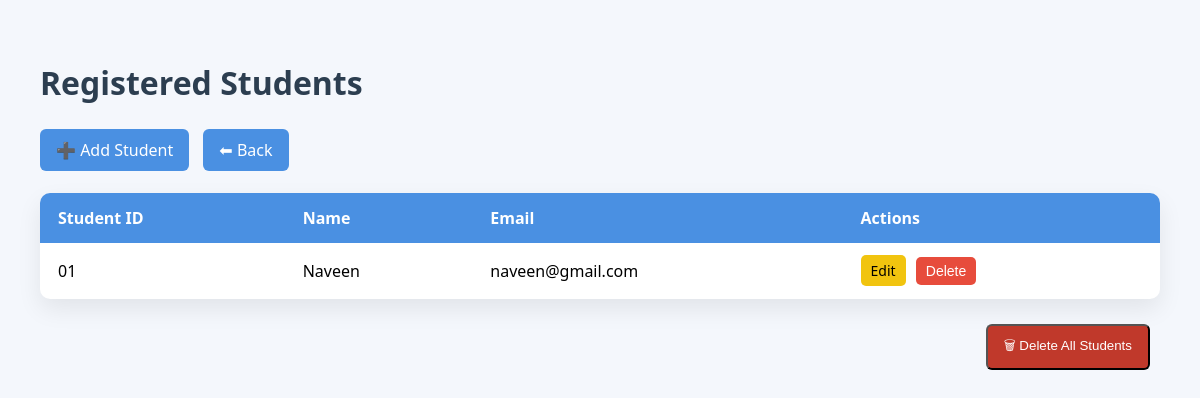
The app's page /staff/view-students (signed in), older data.
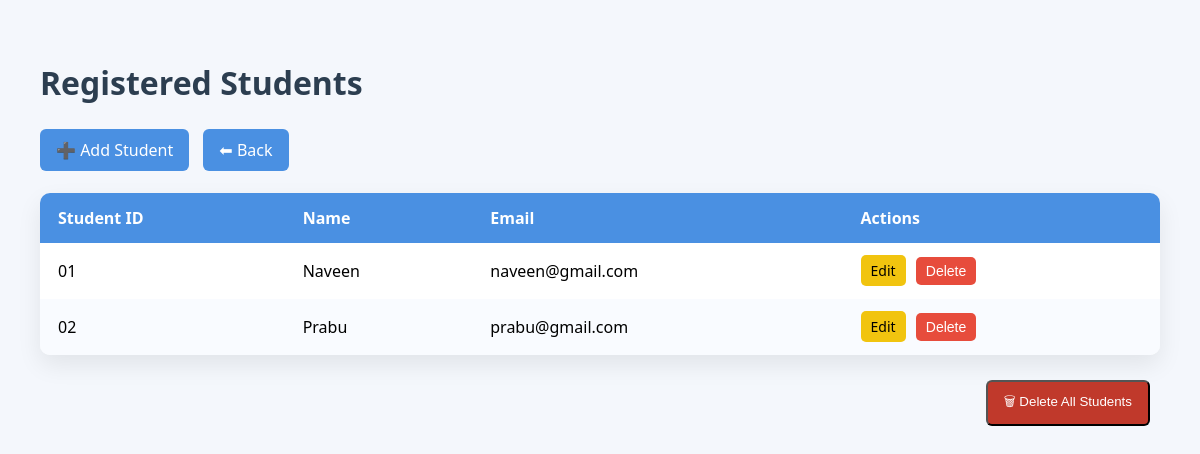
The same page, newer data.
### tables this page shows
CREATE TABLE students (
    id TEXT PRIMARY KEY,
    name TEXT NOT NULL,
    email TEXT NOT NULL
, password TEXT);

### app.py (the view)
@app.route("/staff/view-students")
def view_students():
    if "staff" not in session:
        return redirect(url_for("staff_login"))
    db = get_db()
    students = db.execute("SELECT * FROM students").fetchall()
    db.close()
    return render_template("view_students.html", students=students)

### app.py (called while the page is built)
def get_db():
    conn = sqlite3.connect(DATABASE)
    conn.row_factory = sqlite3.Row
    return conn

### templates/view_students.html (shortened to what this page needs)
<!DOCTYPE html>
<html lang="en">
<head>
</head>
<body>
<div class="container">
    <h1>Registered Students</h1>
    <div class="top-actions">
        <a class="btn" href="{{ url_for('add_student') }}">➕ Add Student</a>
        <a class="btn" href="{{ url_for('staff_dashboard') }}">⬅ Back</a>
    </div>
    <br>
    <table>
        <thead>
            <tr>
                <th>Student ID</th>
                <th>Name</th>
                <th>Email</th>
                <th>Actions</th>
            </tr>
        </thead>
        <tbody>
            {% if students %}
                {% for s in students %}
                <tr>
                    <td>{{ s.id }}</td>
                    <td>{{ s.name }}</td>
                    <td>{{ s.email }}</td>
                    <td class="actions">
                        <a class="edit" href="{{ url_for('edit_student', sid=s.id) }}">Edit</a>
                        <form method="POST"
                              action="{{ url_for('delete_student', sid=s.id) }}"
                              style="display:inline;"
                              onsubmit="return confirm('Delete this student?');">
                            <button type="submit" class="delete">Delete</button>
                        </form>
                    </td>
                </tr>
                {% endfor %}
            {% else %}
                <tr>
                    <td colspan="4" class="empty">No students found</td>
                </tr>
            {% endif %}
        </tbody>
    </table>
    {% if students %}
    <div class="bottom-actions">
        <form method="POST"
              action="{{ url_for('delete_all_students') }}"
              onsubmit="return confirm('⚠️ Delete ALL students permanently?');">
            <button type="submit" class="btn danger">🗑 Delete All Students</button>
        </form>
    </div>
    {% endif %}
</div>
</body>
</html>

### templates/view_students.html (style rules this page uses)
body { margin: 0; font-family: "Segoe UI", sans-serif; background: #f4f7fc; }
.container { padding: 40px; }
h1 { color: #2c3e50; margin-bottom: 25px; }
table { width: 100%; border-collapse: collapse; background: white; border-radius: 10px; overflow: hidden; box-shadow: 0 10px 25px rgba(0,0,0,0.08); }
th, td { padding: 14px 18px; text-align: left; }
th { background: #4a90e2; color: white; }
tr:nth-child(even) { background: #f9fbff; }
.actions a, .actions button { font-size: 14px; padding: 6px 10px; border-radius: 5px; margin-right: 6px; border: none; cursor: pointer; text-decoration: none; }
.edit { background: #f1c40f; color: black; }
.delete { background: #e74c3c; color: white; }
.btn { display: inline-block; padding: 10px 16px; background: #4a90e2; color: white; text-decoration: none; border-radius: 6px; margin-right: 10px; }
.danger { background: #c0392b; }
.bottom-actions { margin-top: 25px; text-align: right; }

Row changes from the older to the newer data that the page shows:
added students: id "02", name "Prabu", email "prabu@gmail.com"
